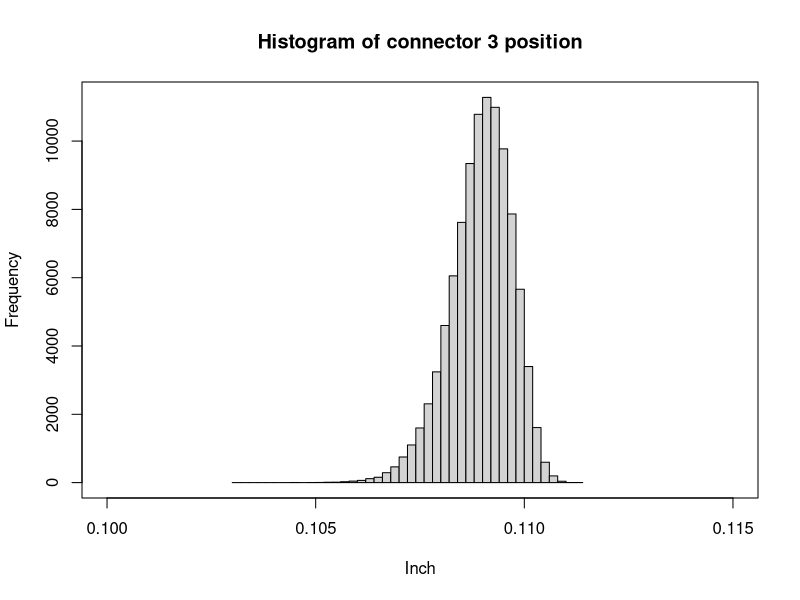

Write the R code that produced this figure.
set.seed(12345)
shape <- 54.53
scale <- 0.01851

iter <- 100000
connector_3_pos <- rep(0,iter) 

for (i in 1:iter) {
  connector_1_dim <- rweibull(1, shape, scale)
  connector_2_dim <- rweibull(1, shape, scale)
  connector_3_dim <- rweibull(1, shape, scale)
  connector_3_pos[i] <- connector_1_dim + connector_2_dim + connector_3_dim + 0.0540
}

# Histogram of connector 3 position 
# jpeg("Connector_3_position_hist.jpeg", width = 6, height = 4, units = 'in', res = 1800)  # save the plot as jpeg format
hist(connector_3_pos, main = "Histogram of connector 3 position", xlab="Inch", xlim=range(0.1,0.115), breaks=30)
box()
# dev.off()

# calculate the probability that connector 3 has no electrical contact
# length() and which() count the number of elements that meet certain criteria 
# in a data set  
# Max requirement is 0.1105
connector_3_OOS_prob <- length(which(connector_3_pos>0.1105))/iter 
 
print(paste("probability of failure is:", connector_3_OOS_prob))